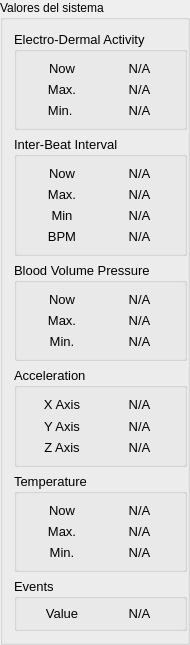
     <widget class="QGroupBox" name="System_value_groupbox">
      <property name="minimumSize">
       <size>
        <width>190</width>
        <height>590</height>
       </size>
      </property>
      <property name="maximumSize">
       <size>
        <width>161</width>
        <height>16777215</height>
       </size>
      </property>
      <property name="title">
       <string>Valores del sistema</string>
      </property>
      <layout class="QGridLayout" name="gridLayout_13">
       <item row="3" column="0">
        <widget class="QGroupBox" name="acc_groupbox">
         <property name="minimumSize">
          <size>
           <width>173</width>
           <height>100</height>
          </size>
         </property>
         <property name="font">
          <font>
           <pointsize>10</pointsize>
          </font>
         </property>
         <property name="title">
          <string>Acceleration</string>
         </property>
         <layout class="QGridLayout" name="gridLayout_15">
          <item row="0" column="0">
           <widget class="QLabel" name="label">
            <property name="text">
             <string>X Axis</string>
            </property>
            <property name="alignment">
             <set>Qt::AlignCenter</set>
            </property>
           </widget>
          </item>
          <item row="2" column="0">
           <widget class="QLabel" name="label_4">
            <property name="text">
             <string>Z Axis</string>
            </property>
            <property name="alignment">
             <set>Qt::AlignCenter</set>
            </property>
           </widget>
          </item>
          <item row="1" column="1">
           <widget class="QLabel" name="acc_y_value">
            <property name="text">
             <string>N/A</string>
            </property>
            <property name="alignment">
             <set>Qt::AlignCenter</set>
            </property>
           </widget>
          </item>
          <item row="0" column="1">
           <widget class="QLabel" name="acc_x_value">
            <property name="text">
             <string>N/A</string>
            </property>
            <property name="alignment">
             <set>Qt::AlignCenter</set>
            </property>
           </widget>
          </item>
          <item row="1" column="0">
           <widget class="QLabel" name="label_2">
            <property name="text">
             <string>Y Axis</string>
            </property>
            <property name="alignment">
             <set>Qt::AlignCenter</set>
            </property>
           </widget>
          </item>
          <item row="2" column="1">
           <widget class="QLabel" name="acc_z_value">
            <property name="text">
             <string>N/A</string>
            </property>
            <property name="alignment">
             <set>Qt::AlignCenter</set>
            </property>
           </widget>
          </item>
         </layout>
        </widget>
       </item>
       <item row="2" column="0">
        <widget class="QGroupBox" name="bpm_groupbox">
         <property name="minimumSize">
          <size>
           <width>173</width>
           <height>0</height>
          </size>
         </property>
         <property name="font">
          <font>
           <pointsize>10</pointsize>
          </font>
         </property>
         <property name="title">
          <string>Blood Volume Pressure</string>
         </property>
         <layout class="QGridLayout" name="gridLayout_12">
          <item row="0" column="0">
           <widget class="QLabel" name="label_25">
            <property name="text">
             <string>Now</string>
            </property>
            <property name="alignment">
             <set>Qt::AlignCenter</set>
            </property>
           </widget>
          </item>
          <item row="0" column="1">
           <widget class="QLabel" name="BPM_value">
            <property name="frameShape">
             <enum>QFrame::NoFrame</enum>
            </property>
            <property name="frameShadow">
             <enum>QFrame::Raised</enum>
            </property>
            <property name="text">
             <string>N/A</string>
            </property>
            <property name="alignment">
             <set>Qt::AlignCenter</set>
            </property>
           </widget>
          </item>
          <item row="1" column="0">
           <widget class="QLabel" name="label_5">
            <property name="text">
             <string>Max.</string>
            </property>
            <property name="alignment">
             <set>Qt::AlignCenter</set>
            </property>
           </widget>
          </item>
          <item row="1" column="1">
           <widget class="QLabel" name="label_26">
            <property name="text">
             <string>N/A</string>
            </property>
            <property name="alignment">
             <set>Qt::AlignCenter</set>
            </property>
           </widget>
          </item>
          <item row="2" column="0">
           <widget class="QLabel" name="label_7">
            <property name="text">
             <string>Min.</string>
            </property>
            <property name="alignment">
             <set>Qt::AlignCenter</set>
            </property>
           </widget>
          </item>
          <item row="2" column="1">
           <widget class="QLabel" name="label_27">
            <property name="text">
             <string>N/A</string>
            </property>
            <property name="alignment">
             <set>Qt::AlignCenter</set>
            </property>
           </widget>
          </item>
         </layout>
        </widget>
       </item>
       <item row="1" column="0">
        <widget class="QGroupBox" name="ibi_groupbox">
         <property name="minimumSize">
          <size>
           <width>173</width>
           <height>0</height>
          </size>
         </property>
         <property name="font">
          <font>
           <pointsize>10</pointsize>
          </font>
         </property>
         <property name="title">
          <string>Inter-Beat Interval</string>
         </property>
         <layout class="QGridLayout" name="gridLayout_14">
          <item row="2" column="1">
           <widget class="QLabel" name="label_11">
            <property name="text">
             <string>N/A</string>
            </property>
            <property name="alignment">
             <set>Qt::AlignCenter</set>
            </property>
           </widget>
          </item>
          <item row="1" column="1">
           <widget class="QLabel" name="label_9">
            <property name="text">
             <string>N/A</string>
            </property>
            <property name="alignment">
             <set>Qt::AlignCenter</set>
            </property>
           </widget>
          </item>
          <item row="2" column="0">
           <widget class="QLabel" name="label_24">
            <property name="text">
             <string>Min</string>
            </property>
            <property name="alignment">
             <set>Qt::AlignCenter</set>
            </property>
           </widget>
          </item>
          <item row="1" column="0">
           <widget class="QLabel" name="label_23">
            <property name="text">
             <string>Max.</string>
            </property>
            <property name="alignment">
             <set>Qt::AlignCenter</set>
            </property>
           </widget>
          </item>
          <item row="0" column="1">
           <widget class="QLabel" name="IBI_value">
            <property name="frameShape">
             <enum>QFrame::NoFrame</enum>
            </property>
            <property name="frameShadow">
             <enum>QFrame::Raised</enum>
            </property>
            <property name="text">
             <string>N/A</string>
            </property>
            <property name="alignment">
             <set>Qt::AlignCenter</set>
            </property>
           </widget>
          </item>
          <item row="0" column="0">
           <widget class="QLabel" name="label_22">
            <property name="text">
             <string>Now</string>
            </property>
            <property name="alignment">
             <set>Qt::AlignCenter</set>
            </property>
           </widget>
          </item>
          <item row="3" column="0">
           <widget class="QLabel" name="label_15">
            <property name="text">
             <string>BPM</string>
            </property>
            <property name="alignment">
             <set>Qt::AlignCenter</set>
            </property>
           </widget>
          </item>
          <item row="3" column="1">
           <widget class="QLabel" name="BPM_value_2">
            <property name="text">
             <string>N/A</string>
            </property>
            <property name="alignment">
             <set>Qt::AlignCenter</set>
            </property>
           </widget>
          </item>
         </layout>
        </widget>
       </item>
       <item row="4" column="0">
        <widget class="QGroupBox" name="tmp_groupbox">
         <property name="minimumSize">
          <size>
           <width>173</width>
           <height>0</height>
          </size>
         </property>
         <property name="font">
          <font>
           <pointsize>10</pointsize>
          </font>
         </property>
         <property name="title">
          <string>Temperature</string>
         </property>
         <layout class="QGridLayout" name="gridLayout_16">
          <item row="0" column="0">
           <widget class="QLabel" name="label_3">
            <property name="text">
             <string>Now</string>
            </property>
            <property name="alignment">
             <set>Qt::AlignCenter</set>
            </property>
           </widget>
          </item>
          <item row="0" column="1">
           <widget class="QLabel" name="TMP_value">
            <property name="frameShape">
             <enum>QFrame::NoFrame</enum>
            </property>
            <property name="frameShadow">
             <enum>QFrame::Raised</enum>
            </property>
            <property name="text">
             <string>N/A</string>
            </property>
            <property name="alignment">
             <set>Qt::AlignCenter</set>
            </property>
           </widget>
          </item>
          <item row="1" column="0">
           <widget class="QLabel" name="label_6">
            <property name="text">
             <string>Max.</string>
            </property>
            <property name="alignment">
             <set>Qt::AlignCenter</set>
            </property>
           </widget>
          </item>
          <item row="1" column="1">
           <widget class="QLabel" name="tmp_max">
            <property name="text">
             <string>N/A</string>
            </property>
            <property name="alignment">
             <set>Qt::AlignCenter</set>
            </property>
           </widget>
          </item>
          <item row="2" column="0">
           <widget class="QLabel" name="label_8">
            <property name="text">
             <string>Min.</string>
            </property>
            <property name="alignment">
             <set>Qt::AlignCenter</set>
            </property>
           </widget>
          </item>
          <item row="2" column="1">
           <widget class="QLabel" name="tmp_min">
            <property name="text">
             <string>N/A</string>
            </property>
            <property name="alignment">
             <set>Qt::AlignCenter</set>
            </property>
           </widget>
          </item>
         </layout>
        </widget>
       </item>
       <item row="0" column="0">
        <widget class="QGroupBox" name="eda_groupbox">
         <property name="minimumSize">
          <size>
           <width>173</width>
           <height>0</height>
          </size>
         </property>
         <property name="maximumSize">
          <size>
           <width>170</width>
           <height>107</height>
          </size>
         </property>
         <property name="font">
          <font>
           <pointsize>10</pointsize>
          </font>
         </property>
         <property name="title">
          <string>Electro-Dermal Activity</string>
         </property>
         <layout class="QGridLayout" name="gridLayout_2">
          <item row="0" column="0">
           <widget class="QLabel" name="label_10">
            <property name="text">
             <string>Now</string>
            </property>
            <property name="alignment">
             <set>Qt::AlignCenter</set>
            </property>
           </widget>
          </item>
          <item row="0" column="1">
           <widget class="QLabel" name="EDA_value_2">
            <property name="frameShape">
             <enum>QFrame::NoFrame</enum>
            </property>
            <property name="frameShadow">
             <enum>QFrame::Raised</enum>
            </property>
            <property name="text">
             <string>N/A</string>
            </property>
            <property name="alignment">
             <set>Qt::AlignCenter</set>
            </property>
           </widget>
          </item>
          <item row="1" column="0">
           <widget class="QLabel" name="label_12">
            <property name="text">
             <string>Max.</string>
            </property>
            <property name="alignment">
             <set>Qt::AlignCenter</set>
            </property>
           </widget>
          </item>
          <item row="1" column="1">
           <widget class="QLabel" name="label_13">
            <property name="text">
             <string>N/A</string>
            </property>
            <property name="alignment">
             <set>Qt::AlignCenter</set>
            </property>
           </widget>
          </item>
          <item row="2" column="0">
           <widget class="QLabel" name="label_14">
            <property name="text">
             <string>Min. </string>
            </property>
            <property name="alignment">
             <set>Qt::AlignCenter</set>
            </property>
           </widget>
          </item>
          <item row="2" column="1">
           <widget class="QLabel" name="label_16">
            <property name="text">
             <string>N/A</string>
            </property>
            <property name="alignment">
             <set>Qt::AlignCenter</set>
            </property>
           </widget>
          </item>
         </layout>
        </widget>
       </item>
       <item row="5" column="0">
        <widget class="QGroupBox" name="event_groupbox">
         <property name="minimumSize">
          <size>
           <width>173</width>
           <height>53</height>
          </size>
         </property>
         <property name="maximumSize">
          <size>
           <width>141</width>
           <height>53</height>
          </size>
         </property>
         <property name="font">
          <font>
           <pointsize>10</pointsize>
          </font>
         </property>
         <property name="title">
          <string>Events</string>
         </property>
         <layout class="QGridLayout" name="gridLayout_17">
          <item row="0" column="1">
           <widget class="QLabel" name="EVE_value">
            <property name="frameShape">
             <enum>QFrame::NoFrame</enum>
            </property>
            <property name="text">
             <string>N/A</string>
            </property>
            <property name="alignment">
             <set>Qt::AlignCenter</set>
            </property>
           </widget>
          </item>
          <item row="0" column="0">
           <widget class="QLabel" name="label_28">
            <property name="text">
             <string>Value</string>
            </property>
            <property name="alignment">
             <set>Qt::AlignCenter</set>
            </property>
           </widget>
          </item>
         </layout>
        </widget>
       </item>
      </layout>
     </widget>
